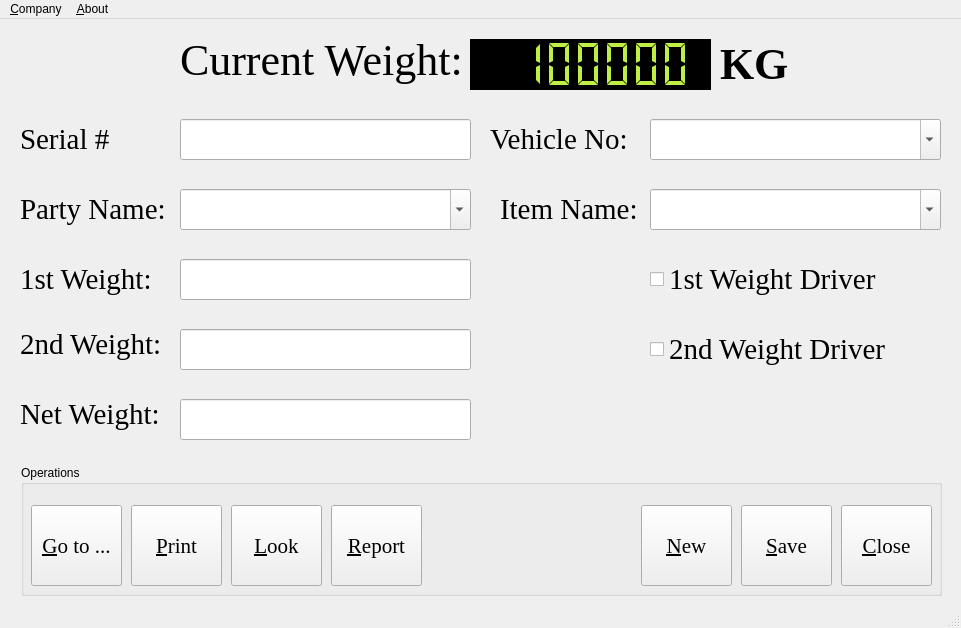
<?xml version="1.0" encoding="UTF-8"?>
<ui version="4.0">
 <class>WeighmentForm</class>
 <widget class="QMainWindow" name="WeighmentForm">
  <property name="geometry">
   <rect>
    <x>0</x>
    <y>0</y>
    <width>961</width>
    <height>628</height>
   </rect>
  </property>
  <property name="windowTitle">
   <string>WeighmentForm</string>
  </property>
  <widget class="QWidget" name="centralwidget">
   <widget class="QLabel" name="label">
    <property name="geometry">
     <rect>
      <x>720</x>
      <y>24</y>
      <width>71</width>
      <height>41</height>
     </rect>
    </property>
    <property name="font">
     <font>
      <family>Times New Roman</family>
      <pointsize>33</pointsize>
      <weight>75</weight>
      <bold>true</bold>
     </font>
    </property>
    <property name="text">
     <string>KG</string>
    </property>
   </widget>
   <widget class="QLabel" name="label_2">
    <property name="geometry">
     <rect>
      <x>180</x>
      <y>15</y>
      <width>291</width>
      <height>51</height>
     </rect>
    </property>
    <property name="font">
     <font>
      <family>Times New Roman</family>
      <pointsize>33</pointsize>
     </font>
    </property>
    <property name="text">
     <string>Current Weight: </string>
    </property>
   </widget>
   <widget class="QCheckBox" name="firstWeightdriver">
    <property name="geometry">
     <rect>
      <x>650</x>
      <y>240</y>
      <width>251</width>
      <height>41</height>
     </rect>
    </property>
    <property name="font">
     <font>
      <family>Times New Roman</family>
      <pointsize>22</pointsize>
     </font>
    </property>
    <property name="text">
     <string>1st Weight Driver</string>
    </property>
   </widget>
   <widget class="QLineEdit" name="serialNumber">
    <property name="enabled">
     <bool>true</bool>
    </property>
    <property name="geometry">
     <rect>
      <x>180</x>
      <y>100</y>
      <width>291</width>
      <height>41</height>
     </rect>
    </property>
    <property name="font">
     <font>
      <family>Times New Roman</family>
      <pointsize>18</pointsize>
     </font>
    </property>
    <property name="readOnly">
     <bool>true</bool>
    </property>
   </widget>
   <widget class="QComboBox" name="vehicleNo">
    <property name="geometry">
     <rect>
      <x>650</x>
      <y>100</y>
      <width>291</width>
      <height>41</height>
     </rect>
    </property>
    <property name="font">
     <font>
      <family>Times New Roman</family>
      <pointsize>18</pointsize>
     </font>
    </property>
    <property name="editable">
     <bool>true</bool>
    </property>
   </widget>
   <widget class="QComboBox" name="partyName">
    <property name="geometry">
     <rect>
      <x>180</x>
      <y>170</y>
      <width>291</width>
      <height>41</height>
     </rect>
    </property>
    <property name="font">
     <font>
      <family>Times New Roman</family>
      <pointsize>18</pointsize>
     </font>
    </property>
    <property name="editable">
     <bool>true</bool>
    </property>
   </widget>
   <widget class="QLineEdit" name="netWeight">
    <property name="enabled">
     <bool>true</bool>
    </property>
    <property name="geometry">
     <rect>
      <x>180</x>
      <y>380</y>
      <width>291</width>
      <height>41</height>
     </rect>
    </property>
    <property name="font">
     <font>
      <family>Times New Roman</family>
      <pointsize>18</pointsize>
     </font>
    </property>
    <property name="readOnly">
     <bool>true</bool>
    </property>
   </widget>
   <widget class="QLabel" name="label_5">
    <property name="geometry">
     <rect>
      <x>20</x>
      <y>240</y>
      <width>151</width>
      <height>41</height>
     </rect>
    </property>
    <property name="font">
     <font>
      <family>Times New Roman</family>
      <pointsize>22</pointsize>
     </font>
    </property>
    <property name="layoutDirection">
     <enum>Qt::LeftToRight</enum>
    </property>
    <property name="text">
     <string>1st Weight:</string>
    </property>
   </widget>
   <widget class="QGroupBox" name="groupBox">
    <property name="geometry">
     <rect>
      <x>21</x>
      <y>446</y>
      <width>921</width>
      <height>131</height>
     </rect>
    </property>
    <property name="title">
     <string>Operations</string>
    </property>
    <widget class="QToolButton" name="goToButton">
     <property name="geometry">
      <rect>
       <x>10</x>
       <y>40</y>
       <width>91</width>
       <height>81</height>
      </rect>
     </property>
     <property name="font">
      <font>
       <family>Times New Roman</family>
       <pointsize>16</pointsize>
      </font>
     </property>
     <property name="text">
      <string>&amp;Go to ...</string>
     </property>
    </widget>
    <widget class="QToolButton" name="printButton">
     <property name="geometry">
      <rect>
       <x>110</x>
       <y>40</y>
       <width>91</width>
       <height>81</height>
      </rect>
     </property>
     <property name="font">
      <font>
       <family>Times New Roman</family>
       <pointsize>16</pointsize>
      </font>
     </property>
     <property name="text">
      <string>&amp;Print</string>
     </property>
    </widget>
    <widget class="QToolButton" name="lookButton">
     <property name="geometry">
      <rect>
       <x>210</x>
       <y>40</y>
       <width>91</width>
       <height>81</height>
      </rect>
     </property>
     <property name="font">
      <font>
       <family>Times New Roman</family>
       <pointsize>16</pointsize>
      </font>
     </property>
     <property name="text">
      <string>&amp;Look</string>
     </property>
    </widget>
    <widget class="QToolButton" name="newButton">
     <property name="geometry">
      <rect>
       <x>620</x>
       <y>40</y>
       <width>91</width>
       <height>81</height>
      </rect>
     </property>
     <property name="font">
      <font>
       <family>Times New Roman</family>
       <pointsize>16</pointsize>
      </font>
     </property>
     <property name="text">
      <string>&amp;New</string>
     </property>
    </widget>
    <widget class="QToolButton" name="saveButton">
     <property name="geometry">
      <rect>
       <x>720</x>
       <y>40</y>
       <width>91</width>
       <height>81</height>
      </rect>
     </property>
     <property name="font">
      <font>
       <family>Times New Roman</family>
       <pointsize>16</pointsize>
      </font>
     </property>
     <property name="text">
      <string>&amp;Save</string>
     </property>
    </widget>
    <widget class="QToolButton" name="closeButton">
     <property name="geometry">
      <rect>
       <x>820</x>
       <y>40</y>
       <width>91</width>
       <height>81</height>
      </rect>
     </property>
     <property name="font">
      <font>
       <family>Times New Roman</family>
       <pointsize>16</pointsize>
      </font>
     </property>
     <property name="text">
      <string>&amp;Close</string>
     </property>
    </widget>
    <widget class="QToolButton" name="reportButton">
     <property name="geometry">
      <rect>
       <x>310</x>
       <y>40</y>
       <width>91</width>
       <height>81</height>
      </rect>
     </property>
     <property name="font">
      <font>
       <family>Times New Roman</family>
       <pointsize>16</pointsize>
      </font>
     </property>
     <property name="text">
      <string>&amp;Report</string>
     </property>
    </widget>
   </widget>
   <widget class="QLabel" name="label_9">
    <property name="geometry">
     <rect>
      <x>490</x>
      <y>100</y>
      <width>151</width>
      <height>41</height>
     </rect>
    </property>
    <property name="font">
     <font>
      <family>Times New Roman</family>
      <pointsize>22</pointsize>
     </font>
    </property>
    <property name="layoutDirection">
     <enum>Qt::LeftToRight</enum>
    </property>
    <property name="text">
     <string>Vehicle No:</string>
    </property>
   </widget>
   <widget class="QLabel" name="label_4">
    <property name="geometry">
     <rect>
      <x>500</x>
      <y>170</y>
      <width>141</width>
      <height>41</height>
     </rect>
    </property>
    <property name="font">
     <font>
      <family>Times New Roman</family>
      <pointsize>22</pointsize>
     </font>
    </property>
    <property name="text">
     <string>Item Name: </string>
    </property>
   </widget>
   <widget class="QCheckBox" name="secondWeightdriver">
    <property name="geometry">
     <rect>
      <x>650</x>
      <y>310</y>
      <width>251</width>
      <height>41</height>
     </rect>
    </property>
    <property name="font">
     <font>
      <family>Times New Roman</family>
      <pointsize>22</pointsize>
     </font>
    </property>
    <property name="text">
     <string>2nd Weight Driver</string>
    </property>
   </widget>
   <widget class="QComboBox" name="itemName">
    <property name="geometry">
     <rect>
      <x>650</x>
      <y>170</y>
      <width>291</width>
      <height>41</height>
     </rect>
    </property>
    <property name="font">
     <font>
      <family>Times New Roman</family>
      <pointsize>18</pointsize>
     </font>
    </property>
    <property name="editable">
     <bool>true</bool>
    </property>
   </widget>
   <widget class="QLineEdit" name="secondWeight">
    <property name="enabled">
     <bool>true</bool>
    </property>
    <property name="geometry">
     <rect>
      <x>180</x>
      <y>310</y>
      <width>291</width>
      <height>41</height>
     </rect>
    </property>
    <property name="font">
     <font>
      <family>Times New Roman</family>
      <pointsize>18</pointsize>
     </font>
    </property>
    <property name="readOnly">
     <bool>true</bool>
    </property>
   </widget>
   <widget class="QLabel" name="label_8">
    <property name="geometry">
     <rect>
      <x>20</x>
      <y>375</y>
      <width>151</width>
      <height>41</height>
     </rect>
    </property>
    <property name="font">
     <font>
      <family>Times New Roman</family>
      <pointsize>22</pointsize>
     </font>
    </property>
    <property name="layoutDirection">
     <enum>Qt::LeftToRight</enum>
    </property>
    <property name="text">
     <string>Net Weight:</string>
    </property>
   </widget>
   <widget class="QLabel" name="label_6">
    <property name="geometry">
     <rect>
      <x>20</x>
      <y>305</y>
      <width>151</width>
      <height>41</height>
     </rect>
    </property>
    <property name="font">
     <font>
      <family>Times New Roman</family>
      <pointsize>22</pointsize>
     </font>
    </property>
    <property name="layoutDirection">
     <enum>Qt::LeftToRight</enum>
    </property>
    <property name="text">
     <string>2nd Weight:</string>
    </property>
   </widget>
   <widget class="QLabel" name="label_3">
    <property name="geometry">
     <rect>
      <x>20</x>
      <y>170</y>
      <width>151</width>
      <height>41</height>
     </rect>
    </property>
    <property name="font">
     <font>
      <family>Times New Roman</family>
      <pointsize>22</pointsize>
     </font>
    </property>
    <property name="layoutDirection">
     <enum>Qt::LeftToRight</enum>
    </property>
    <property name="text">
     <string>Party Name: </string>
    </property>
   </widget>
   <widget class="QLabel" name="label_7">
    <property name="geometry">
     <rect>
      <x>20</x>
      <y>100</y>
      <width>141</width>
      <height>41</height>
     </rect>
    </property>
    <property name="font">
     <font>
      <family>Times New Roman</family>
      <pointsize>22</pointsize>
     </font>
    </property>
    <property name="layoutDirection">
     <enum>Qt::LeftToRight</enum>
    </property>
    <property name="text">
     <string>Serial #</string>
    </property>
   </widget>
   <widget class="QLineEdit" name="firstWeight">
    <property name="enabled">
     <bool>true</bool>
    </property>
    <property name="geometry">
     <rect>
      <x>180</x>
      <y>240</y>
      <width>291</width>
      <height>41</height>
     </rect>
    </property>
    <property name="font">
     <font>
      <family>Times New Roman</family>
      <pointsize>18</pointsize>
     </font>
    </property>
    <property name="readOnly">
     <bool>true</bool>
    </property>
   </widget>
   <widget class="QLCDNumber" name="lcdNumber">
    <property name="geometry">
     <rect>
      <x>470</x>
      <y>20</y>
      <width>241</width>
      <height>51</height>
     </rect>
    </property>
    <property name="layoutDirection">
     <enum>Qt::LeftToRight</enum>
    </property>
    <property name="styleSheet">
     <string notr="true">#lcdNumber{
background-color: black;
color: rgb(191, 239, 69);
}</string>
    </property>
    <property name="frameShape">
     <enum>QFrame::Box</enum>
    </property>
    <property name="smallDecimalPoint">
     <bool>true</bool>
    </property>
    <property name="digitCount">
     <number>7</number>
    </property>
    <property name="segmentStyle">
     <enum>QLCDNumber::Flat</enum>
    </property>
    <property name="intValue" stdset="0">
     <number>334424</number>
    </property>
   </widget>
  </widget>
  <widget class="QMenuBar" name="menubar">
   <property name="geometry">
    <rect>
     <x>0</x>
     <y>0</y>
     <width>961</width>
     <height>22</height>
    </rect>
   </property>
   <widget class="QMenu" name="menusdsd">
    <property name="title">
     <string>&amp;Company</string>
    </property>
    <addaction name="actionAdd_Company"/>
   </widget>
   <widget class="QMenu" name="menusdsa">
    <property name="title">
     <string>&amp;About</string>
    </property>
   </widget>
   <addaction name="menusdsd"/>
   <addaction name="menusdsa"/>
  </widget>
  <widget class="QStatusBar" name="statusbar"/>
  <action name="actionsdsd">
   <property name="text">
    <string>sdsd</string>
   </property>
  </action>
  <action name="actionaadsa">
   <property name="text">
    <string>aadsa</string>
   </property>
  </action>
  <action name="actionadsada">
   <property name="text">
    <string>adsada</string>
   </property>
  </action>
  <action name="actionAdd_Company">
   <property name="text">
    <string>&amp;Add Company</string>
   </property>
  </action>
 </widget>
 <resources/>
 <connections/>
</ui>
